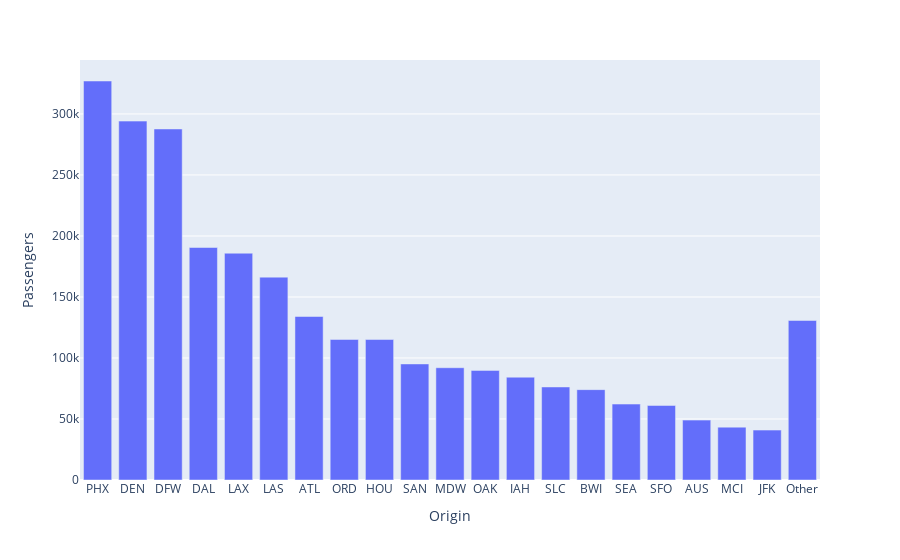

This figure's notebook cell:
### Code cell
fig_top_origins_for_airport = px.bar(df_origins_for_airport, x = 'Origin', y = 'Passengers')
fig_top_origins_for_airport

### Figure 1 — Plotly figure (JSON) as saved in the notebook; plotly's stock layout.template omitted (floating-point values rounded to 4 significant figures)
{"data": [{"alignmentgroup": "True", "hovertemplate": "Origin=%{x}<br>Passengers=%{y}<extra></extra>", "legendgroup": "", "marker": {"color": "#636efa", "pattern": {"shape": ""}}, "name": "", "offsetgroup": "", "orientation": "v", "showlegend": false, "textposition": "auto", "type": "bar", "x": ["PHX", "DEN", "DFW", "DAL", "LAX", "LAS", "ATL", "ORD", "HOU", "SAN", "MDW", "OAK", "IAH", "SLC", "BWI", "SEA", "SFO", "AUS", "MCI", "JFK", "Other"], "xaxis": "x", "y": [327011, 294131, 287698, 190543, 185873, 166267, 133990, 115181, 115137, 95127, 92021, 89827, 84265, 76254, 74067, 62230, 61086, 49084, 43332, 40901, 130730], "yaxis": "y"}], "layout": {"barmode": "relative", "legend": {"tracegroupgap": 0}, "margin": {"t": 60}, "xaxis": {"anchor": "y", "domain": [0, 1], "title": {"text": "Origin"}}, "yaxis": {"anchor": "x", "domain": [0, 1], "title": {"text": "Passengers"}}}}
